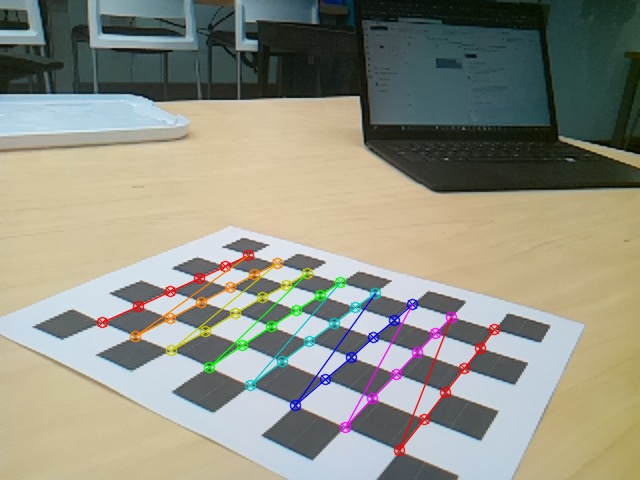
#> input picture images/camera_calibration/debug_image_2026-02-10_18-25-15.jpg, 640 x 480 px; its folder holds 4 pictures in this run
$ python camera_calibration.py
#> lines starting #> are read from the running program, lines starting #| are printed output that depends on the picture; after the words box and inside, x2 and y2 are one past the last pixel; in counts of white or black regions, pixels touching at a corner belong together
#!/usr/bin/env python3

"""
camera_calibration.py
Performs camera calibration using chessboard images in the same directory.

Outputs:
- camera_calibration.json
- debug_*.jpg (annotated images)
- chessboard_3d_positions.png
"""

__author__ = "Matthew Pan"
__copyright__ = "Copyright 2024"

import os
import cv2
import numpy as np
import glob
import json

# Force matplotlib to use headless backend BEFORE pyplot import
import matplotlib
matplotlib.use('Agg')
import matplotlib.pyplot as plt

# ----------------------------
# Helper for JSON serialization
# ----------------------------
class NumpyEncoder(json.JSONEncoder):
    def default(self, obj):
        if isinstance(obj, np.ndarray):
            return obj.tolist()
        return super().default(obj)

# ----------------------------
# Chessboard configuration
# ----------------------------
CHESSBOARD = (6, 8)  # (columns, rows) of inner corners
criteria = (
    cv2.TERM_CRITERIA_EPS + cv2.TERM_CRITERIA_MAX_ITER,
    30,
    0.001
)

# ----------------------------
# Prepare object points
# ----------------------------
objp = np.zeros((CHESSBOARD[0] * CHESSBOARD[1], 3), np.float32)
objp[:, :2] = np.mgrid[0:CHESSBOARD[0], 0:CHESSBOARD[1]].T.reshape(-1, 2)

obj_points = []  # 3D points in real world
img_points = []  # 2D points in image plane

# ----------------------------
# Load images
# ----------------------------
images = glob.glob('*.jpg')

if len(images) == 0:
    raise RuntimeError("No .jpg images found in directory")

print(f"Found {len(images)} images")

gray = None

for fname in images:
    print(f"Processing {fname}")
    img = cv2.imread(fname)
#> img is the input picture: shape (480, 640, 3); mean B, G, R 132.3, 145.7, 145.2

    if img is None:
        print(f"⚠️ Could not read {fname}, skipping")
        continue

    gray = cv2.cvtColor(img, cv2.COLOR_BGR2GRAY)
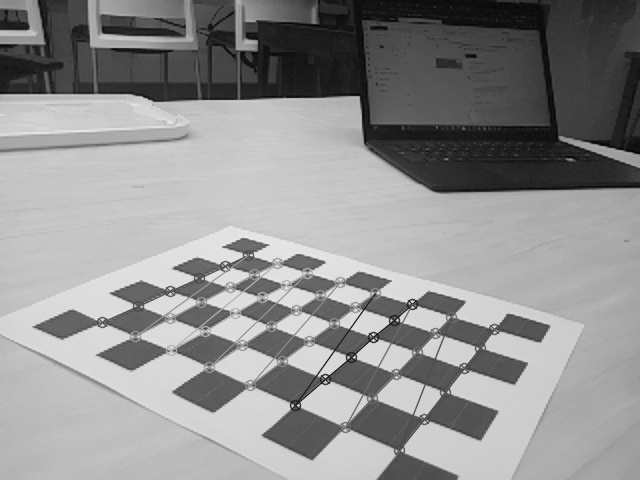
#> gray: shape (480, 640); min 1, max 237, mean 144.1

    ret, corners = cv2.findChessboardCorners(gray, CHESSBOARD, None)
#> ret = True; corners = 48 rows, first 8: [99, 322], [139.7, 306.6], [170, 290.6], [199, 278], [224.9, 266.1], [249.4, 255.3], [133.2, 337.4], [169.8, 318]

    if ret:
        obj_points.append(objp)

        corners2 = cv2.cornerSubPix(
            gray, corners, (11, 11), (-1, -1), criteria
        )
#> corners2 = 48 rows, first 8: [101.3, 322.1], [138.4, 305.8], [170.4, 290.8], [200.7, 278.6], [224.8, 265.4], [248.6, 254.3], [134.4, 336.4], [167.9, 317.4]
        img_points.append(corners2)

        # Save debug image instead of displaying
        cv2.drawChessboardCorners(img, CHESSBOARD, corners2, ret)
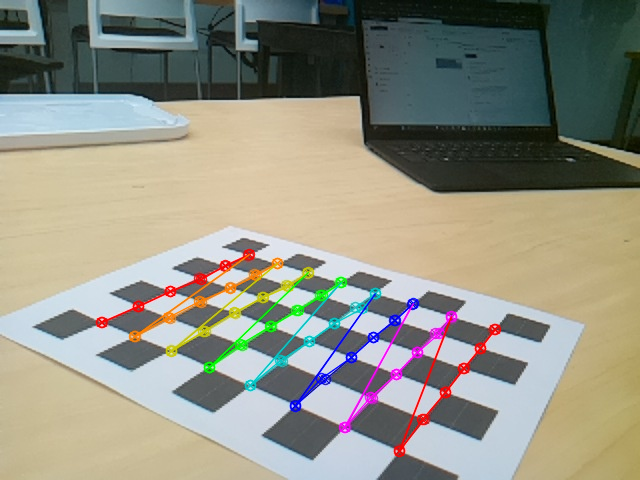
#> img: shape (480, 640, 3); 3.06% of pixels changed, all inside (x1, y1, x2, y2) = (95, 248, 502, 458)
        cv2.imwrite(f'debug_{fname}', img)
    else:
        print(f"❌ Chessboard not found in {fname}")
        try:
            os.remove(fname)
        except OSError as e:
            print(f"⚠️ Failed to delete {fname}: {e}")
#> pass 2 of the loop `for fname in images:`:
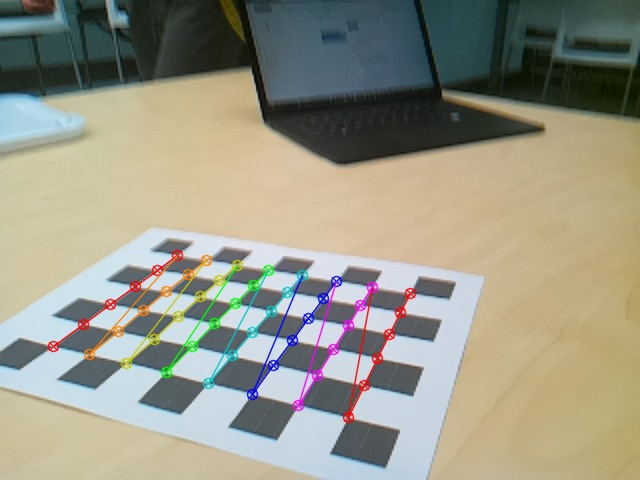
#> input picture images/camera_calibration/debug_image_2026-02-10_18-25-27.jpg, 640 x 480 px
#> img is the input picture: shape (480, 640, 3); mean B, G, R 134.6, 150.7, 152
#> `gray = cv2.cvtColor(img, cv2.COLOR_BGR2GRAY)`:
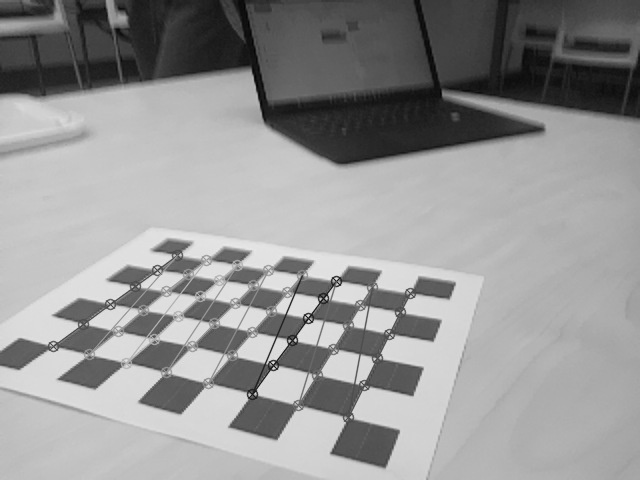
#> gray: shape (480, 640); min 1, max 237, mean 149.3
#> ret = False; corners = None
#> pass 3 of the loop `for fname in images:`:
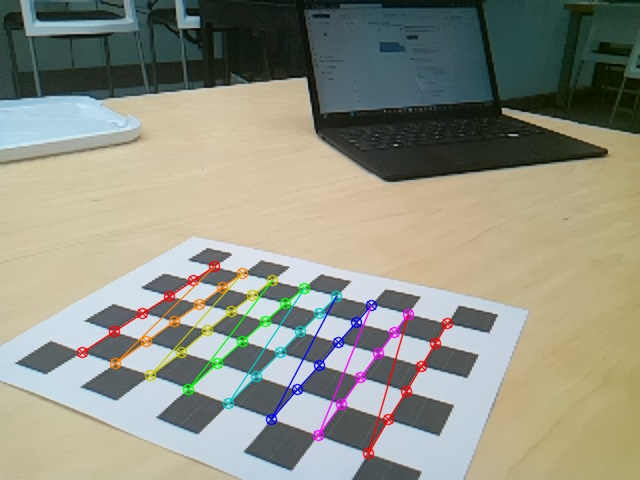
#> input picture images/camera_calibration/debug_image_2026-02-10_18-25-44.jpg, 640 x 480 px
#> img is the input picture: shape (480, 640, 3); mean B, G, R 132.4, 146.3, 145.3
#> `gray = cv2.cvtColor(img, cv2.COLOR_BGR2GRAY)`:
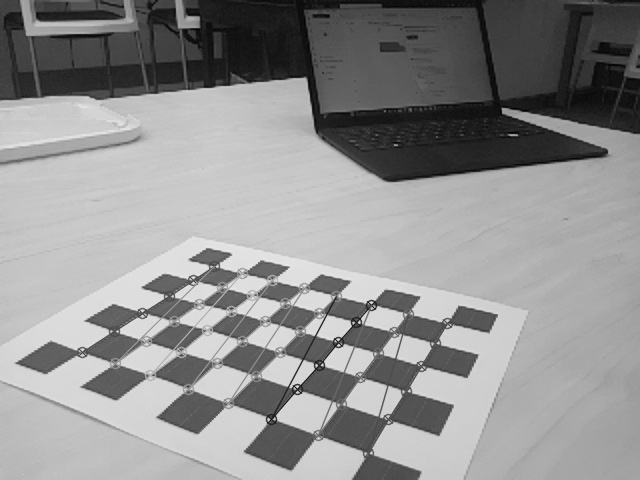
#> gray: shape (480, 640); min 1, max 237, mean 144.4
#> ret = True; corners = 48 rows, first 8: [79.5, 352], [115.4, 331.2], [142.7, 311.6], [170.5, 296], [192.6, 280.1], [211.6, 265.3], [116.5, 362.8], [145.7, 340.8]
#> corners2 = 48 rows, first 8: [81.09, 352.3], [114.4, 331.2], [142.8, 312.6], [170.4, 296.3], [192.8, 279.7], [214.7, 265.7], [114.6, 363.5], [143.8, 340.6]
#> `cv2.drawChessboardCorners(img, CHESSBOARD, corners2, ret)`:
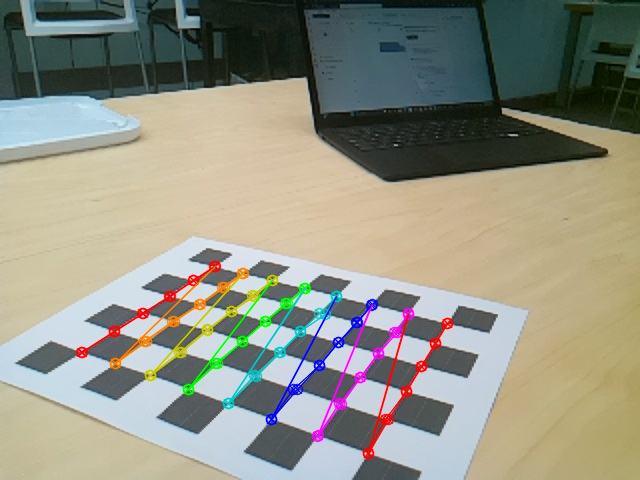
#> img: shape (480, 640, 3); 3.04% of pixels changed, all inside (x1, y1, x2, y2) = (75, 260, 454, 460)
#> the loop made 4 passes; the first 3 are shown

# ----------------------------
# Camera calibration
# ----------------------------
if len(obj_points) < 3:
    raise RuntimeError("Not enough valid calibration images")

ret, K, dist, rvecs, tvecs = cv2.calibrateCamera(
    obj_points,
    img_points,
    gray.shape[::-1],
    None,
    None
)

# ----------------------------
# Reprojection error
# ----------------------------
mean_error = 0.0
for i in range(len(obj_points)):
    img_points_2, _ = cv2.projectPoints(
        obj_points[i], rvecs[i], tvecs[i], K, dist
    )
    error = cv2.norm(
        img_points[i], img_points_2, cv2.NORM_L2
    ) / len(img_points_2)
    mean_error += error

rep_error = mean_error / len(obj_points)

# ----------------------------
# Print results
# ----------------------------
print("\n=== Calibration Results ===")
print("Intrinsic Matrix (K):\n", K)
print("Distortion Coefficients:\n", dist)
print(f"Total Re-Projection Error (pixels): {rep_error}")

# ----------------------------
# Save calibration to JSON
# ----------------------------
with open('camera_calibration.json', 'w') as f:
    json.dump(
        {
            "repError": rep_error,
            "intrinsicMatrix": K,
            "distCoeff": dist,
            "rvecs": rvecs,
            "tvecs": tvecs
        },
        f,
        cls=NumpyEncoder,
        indent=4
    )

# ----------------------------
# Plot 3D chessboard positions
# ----------------------------
fig = plt.figure()
ax = fig.add_subplot(111, projection='3d')

for i, (rvec, tvec) in enumerate(zip(rvecs, tvecs)):
    R, _ = cv2.Rodrigues(rvec)
    points_3d = (R @ obj_points[i].T).T + tvec.T
    ax.scatter(
        points_3d[:, 0],
        points_3d[:, 1],
        points_3d[:, 2],
        label=f'Image {i + 1}'
    )

ax.set_title("3D Chessboard Positions")
ax.set_xlabel("X")
ax.set_ylabel("Y")
ax.set_zlabel("Z")
ax.legend()

plt.savefig("chessboard_3d_positions.png")
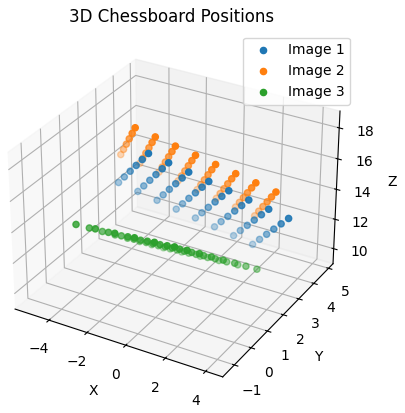
#> figure drawn by matplotlib, 1 panel
plt.close()

print("\n✅ Calibration complete")
print("Saved:")
print("- camera_calibration.json")
print("- debug_*.jpg")
print("- chessboard_3d_positions.png")
